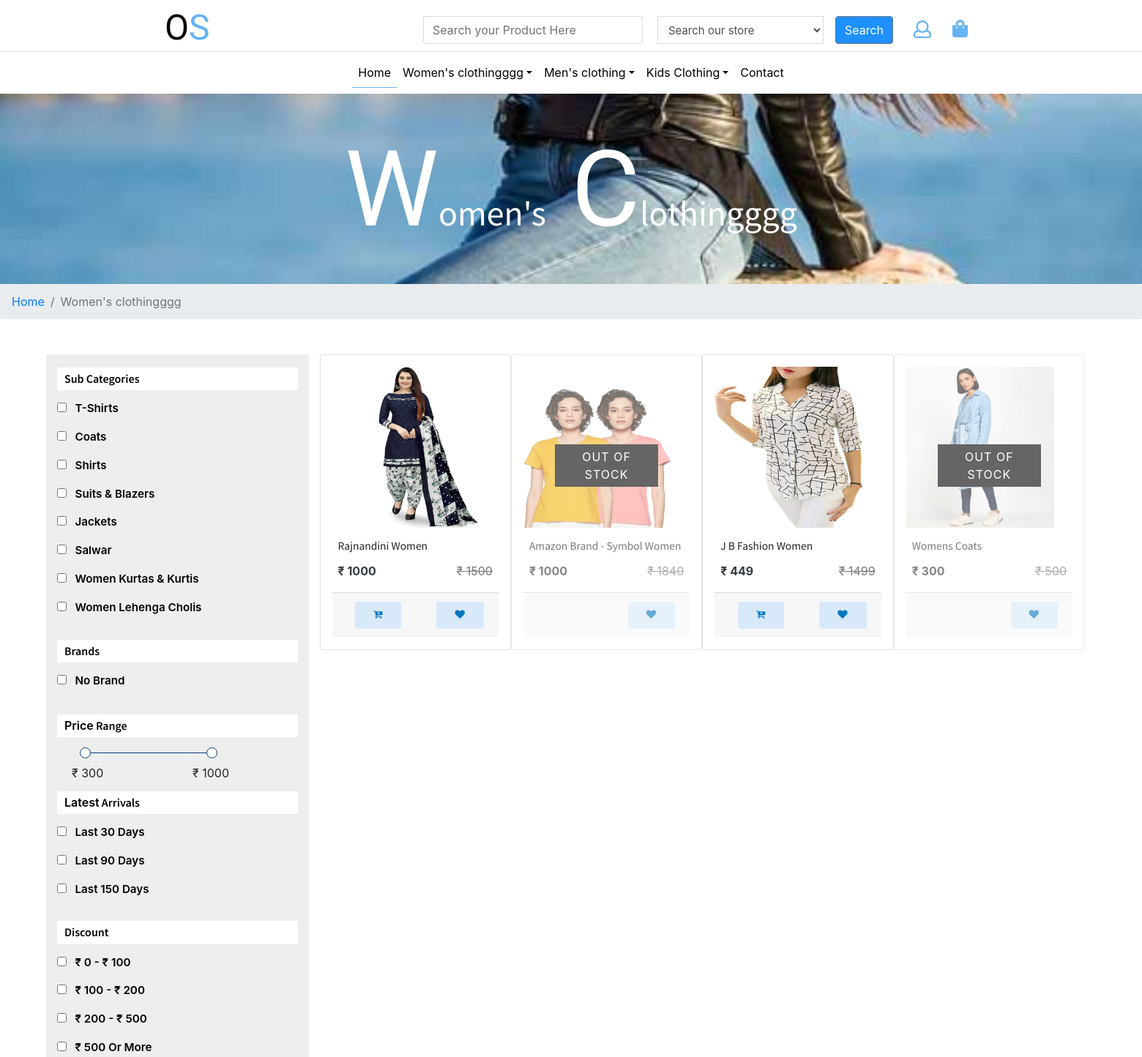
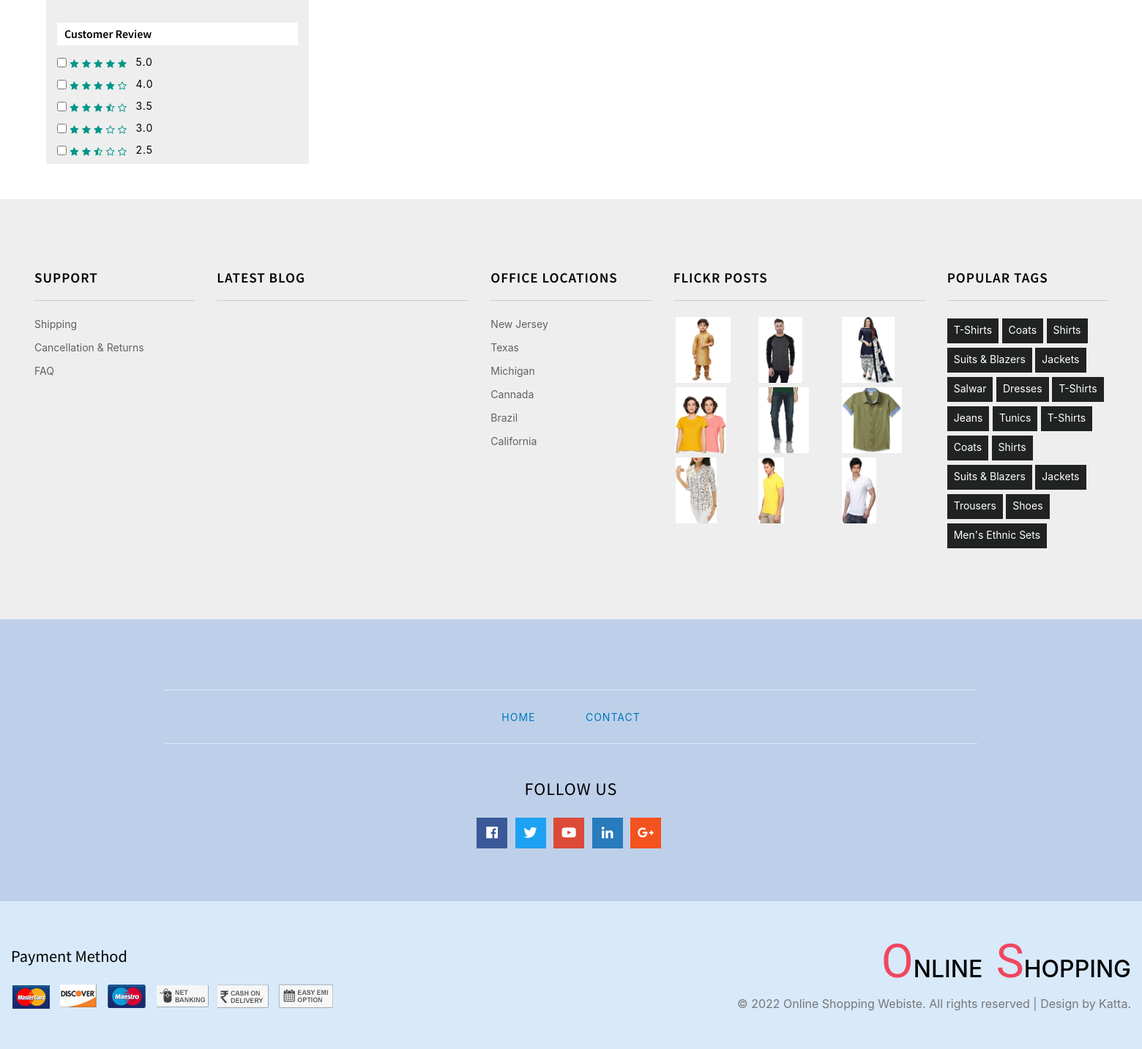
Screenshot of /online_shopping/cat_v/1 with the database file from the repository (2 pictures, top to bottom).
### tables this page shows
CREATE TABLE `tbl_category` (
  `cat_id` int(11) NOT NULL,
  `category_name` varchar(50) NOT NULL,
  `cat_img` varchar(150) DEFAULT NULL,
  `status` enum('YES','NO') NOT NULL,
  `customer_id` int(11) NOT NULL,
  `update_date` timestamp NULL DEFAULT NULL ON UPDATE CURRENT_TIMESTAMP
);

CREATE TABLE `tbl_sub_category` (
  `sub_cat_id` int(11) NOT NULL,
  `cat_id` int(11) NOT NULL,
  `sub_cat_name` varchar(50) NOT NULL,
  `status` enum('YES','NO') NOT NULL,
  `customer_id` int(11) NOT NULL,
  `update_date` timestamp NOT NULL DEFAULT '0000-00-00 00:00:00' ON UPDATE CURRENT_TIMESTAMP
);

CREATE TABLE `tbl_brand` (
  `brand_id` int(11) NOT NULL,
  `brand_name` varchar(50) NOT NULL,
  `status` enum('YES','NO') NOT NULL,
  `customer_id` int(11) NOT NULL,
  `update_date` timestamp NOT NULL DEFAULT '0000-00-00 00:00:00' ON UPDATE CURRENT_TIMESTAMP
);

CREATE TABLE `tbl_products` (
  `product_id` int(11) NOT NULL,
  `customer_id` int(11) NOT NULL,
  `cat_id` int(11) NOT NULL,
  `sub_cat_id` int(11) NOT NULL,
  `brand_id` int(11) NOT NULL,
  `pro_name` varchar(200) NOT NULL,
  `pro_amount` varchar(15) NOT NULL,
  `pro_off_percentage` int(11) NOT NULL,
  `pro_final_amount` varchar(50) NOT NULL,
  `product_description` text NOT NULL,
  `pro_img1` varchar(150) NOT NULL,
  `pro_img2` varchar(150) NOT NULL,
  `pro_img3` varchar(150) NOT NULL,
  `pro_img4` varchar(150) NOT NULL,
  `des_img1` varchar(150) NOT NULL,
  `des_img2` varchar(150) NOT NULL,
  `des_img3` varchar(150) NOT NULL,
  `des_img4` varchar(150) NOT NULL,
  `des_line1` text NOT NULL,
  `des_line2` text NOT NULL,
  `des_line3` text NOT NULL,
  `pro_keywords` text NOT NULL,
  `pro_details` text NOT NULL,
  `pro_delivery_dates` int(11) DEFAULT NULL,
  `status` enum('YES','NO') NOT NULL,
  `status_seller` enum('YES','NO') DEFAULT NULL,
  `update_date` timestamp NOT NULL DEFAULT '0000-00-00 00:00:00' ON UPDATE CURRENT_TIMESTAMP,
  `pro_size` text NOT NULL,
  `pro_color_ids` text NOT NULL
);

### online_shopping/application/views/website/cat_v.php (the view, shortened to what the rows shown need)
<!DOCTYPE html>
<html lang="zxx">
<head>
	<link href="<?php echo base_url()?>assets/website_assets/css/bootstrap.css" type="text/css" rel="stylesheet" media="all">
	<link href="<?php echo base_url()?>assets/website_assets/css/shop.css" type="text/css" rel="stylesheet" media="all">
	<link href="<?php echo base_url()?>assets/website_assets/css/flexslider.css" type="text/css" rel="stylesheet" media="all">
	<link href="<?php echo base_url()?>assets/website_assets/css/style.css" type="text/css" rel="stylesheet" media="all">
	<link rel="stylesheet" type="text/css" href="<?php echo base_url()?>assets/website_assets/css/jquery-ui1.css">
	<link href="<?php echo base_url()?>assets/website_assets/css/fontawesome-all.min.css" rel="stylesheet">
</head>
<body>
<body><link rel="stylesheet" href="<?php echo base_url()?>assets/website_assets/assests/css/font-awesome.min.css">
	<?php $this->load->view('include/website_header'); ?>
            <?php $this->load->view('include/header_webiste'); ?>
    </header>
	<div class="innerf-pages section">
		<div class="fh-container mx-auto">
			<div class="row my-lg-5 mb-5">
				<div class="side-bar col-lg-3">
					<div class="left-side">
						<ul>
                            <?php foreach ($sub_category_data as $key => $value): ?>
							<li>
								<input type="checkbox" class="checked search_cat" name="subcat[]" value="<?php echo $value->sub_cat_id; ?>" id="<?php echo $value->sub_cat_id; ?>">
								<label for="<?php echo $value->sub_cat_id; ?>" class="search_cat"><?php echo $value->sub_cat_name; ?></label>
							</li>
                            <?php endforeach ?>
						</ul>
					</div>
                    <div class="left-side">
                        <ul>
                            <?php foreach ($brand_data as $key => $value): ?>
                            <li>
                                <input type="checkbox" class="checked search_cat" name="brand[]" value="<?php echo $value->brand_id; ?>" id="<?php echo "brand".$value->brand_id; ?>">
                                <label for="<?php echo "brand".$value->brand_id; ?>" class="search_cat"><?php echo $value->brand_name; ?></label>
                            </li>
                            <?php endforeach ?>
                        </ul>
                    </div>
				</div>
				<div class="col-lg-9 mt-lg-0 mt-5 right-product-grid">
					<div class="card-group">
                        <?php foreach ($product_data as $key => $value) {
                            $get_availability = get_stock($value->product_id);
                                if($get_availability == 'Temporarily Unavailable')
                                {
                                    $ofs="out_w3";
                                }
                                else
                                {
                                    $ofs="";
                                }
                         ?>
						<div class="col-lg-3 col-sm-6 p-0 card_main">
							<div class="card product-men p-3 <?php echo $ofs;?>">
								<div class="men-thumb-item">
									<img src="<?php echo base_url()?>uploads/<?php echo $value->pro_img1; ?>" alt="img" class="card-img-top">
                                    <?php if(!empty($ofs)){ ?>
                                    <span class="px-2 position-absolute">out of stock</span>
                                    <?php } ?>
								</div>
								<div class="card-body  py-3 px-2">
									<h5 class="card-title text-capitalize" title="<?php echo $value->pro_name; ?>"><?php echo $value->pro_name; ?></h5>
									<div class="card-text d-flex justify-content-between">
										<p class="text-dark font-weight-bold"><?php echo get_value('tbl_login','customer_id',1,'money_type'); ?> <?php echo $value->pro_final_amount; ?></p>
										<p class="line-through"><?php echo get_value('tbl_login','customer_id',1,'money_type'); ?> <?php echo $value->pro_amount; ?></p>
									</div>
								</div>
								<div class="card-footer d-flex justify-content-end">
									<?php $cart_a=0;$cart_clr="";$wishlist_a=0;$wishlist_clr=''; if(!empty($this->session->userdata('customer_id')) && ($this->session->userdata('role'))){
                                        $datavaluesthree = array('product_id' => $value->product_id , 'order_status' => 'PENDING' , 'customer_id' => $this->session->userdata('customer_id'));
                                        $get_data = get_data_array('tbl_cart',$datavaluesthree);
                                        if(!empty($get_data))
                                        {
                                            $cart_a=1;$cart_clr=" clr_red";
                                        }
                                        $datavalues12 = array('product_id' => $value->product_id , 'customer_id' => $this->session->userdata('customer_id'));
                                        $get_data1 = get_data_array('tbl_wishlist',$datavalues12);
                                        if(!empty($get_data1))
                                        {
                                            $wishlist_a=1;$wishlist_clr="clr_red";
                                        }
                                    } ?>
									<?php if(empty($ofs)){ ?>
										<button type="submit" class="hub-cart phub-cart btn add_to_cart">
											<i class="fa fa-cart-plus <?php echo $cart_clr;?>" aria-hidden="true"></i>
										</button>
                                    <?php } ?>
                                        <button type="submit" class="hub-cart phub-cart btn add_to_wishlist ml-5">
                                            <i class="fa fa-heart <?php echo $wishlist_clr;?>" aria-hidden="true"></i>
                                        </button>
								</div>
							</div>
						</div>
                        <?php } ?>
						</div>
					</div>
				</div>
			</div>
		</div>
    <?php $this->load->view('include/footer_website'); ?>
	</body>
</html>

### online_shopping/application/views/include/header_webiste.php (shortened to what the rows shown need)
<nav class="navbar navbar-expand-lg navbar-light justify-content-center">
                <div class="collapse navbar-collapse" id="navbarSupportedContent">
                    <ul class="navbar-nav mx-auto text-center">
                        <?php foreach ($category as $key => $value) {
                            ?>
                        <li class="nav-item dropdown has-mega-menu" style="position:relative;">
                            <a class="nav-link dropdown-toggle" data-toggle="dropdown" href="#" role="button" aria-haspopup="true" aria-expanded="false"><?php echo $value->category_name; ?></a>
                        </li>
                         <?php } ?>
                    </ul>
                </div>
            </nav>

### online_shopping/application/views/include/footer_website.php (shortened to what the rows shown need)
<footer>
        <div class="footerv2-w3ls">
            <div class="footer-w3lagile-innerr">
                <div class="container-fluid">
                    <div class="row  footer-v2grids w3-agileits">
                        <div class="col-lg-3 col-sm-6 footer-v2grid my-lg-0 my-sm-5">
                             <?php
                                $datavalues = array('status' => 'YES');
                                $get_data = get_data_array('tbl_products',$datavalues);
                                if(!empty($get_data)){
                                foreach ($get_data as $key => $value) {
                                    if($key < 9)
                                    {
                            ?>
                            <div class="footer-v2grid-instagram">
                                <a href="<?php echo base_url()."product_v/".$value->product_id; ?>">
                                    <img src="<?php echo base_url()."uploads/".$value->pro_img1;?>" alt=" " class="img-fluid">
                                </a>
                            </div>
                            <?php } } } ?>
                        </div>
                        <div class="col-lg-2  footer-v2grid mt-sm-0 mt-5">
                            <ul class="w3-tag2">
                            <?php
                                $datavaluesthree = array('status' => 'YES');
                                $get_data = get_data_array('tbl_sub_category',$datavaluesthree);
                                if(!empty($get_data)){
                                foreach ($get_data as $key => $value) {
                                    if($key < 18)
                                    {
                            ?>
                                <li>
                                    <a href="<?php echo base_url()."sub_cat_v/".$value->sub_cat_id; ?>"><?php echo $value->sub_cat_name; ?></a>
                                </li>
                                <?php } } } ?>
                            </ul>
                        </div>
                    </div>
                </div>
            </div>
            <div class="container-fluid py-5 footer-copy_w3ls">
                <div class="d-lg-flex justify-content-between">
                    <div class="cpy-right align-self-center">
                        <h2 class="agile_btxt">
                            <a href="index.html">
                                <span>O</span>nline
                                <span>S</span>hopping</a>
                        </h2>
                    </div>
                </div>
            </div>
        </div>
    </footer>

### rows the page displays
tbl_category: category_name "Women's clothingggg"
tbl_category: category_name "Men's clothing"
tbl_category: category_name "Kids Clothing"
tbl_sub_category: sub_cat_name "T-Shirts"
tbl_sub_category: sub_cat_name "Coats"
tbl_sub_category: sub_cat_name "Shirts"
tbl_sub_category: sub_cat_name "Suits & Blazers"
tbl_sub_category: sub_cat_name "Jackets"
tbl_sub_category: sub_cat_name "Salwar"
tbl_sub_category: sub_cat_name "Women Kurtas & Kurtis"
tbl_sub_category: sub_cat_name "Women Lehenga Cholis"
tbl_brand: brand_name "No Brand"
tbl_products: pro_img1 (picture), pro_name "Rajnandini Women", get_value "₹", pro_final_amount "1000", pro_amount "1500"
tbl_products: shows "OUT OF STOCK", pro_name "Amazon Brand - Symbol Women", get_value "₹", pro_final_amount "1000", pro_amount "1840", pro_img1 (picture)
tbl_products: pro_img1 (picture), pro_name "J B Fashion Women", get_value "₹", pro_final_amount "449", pro_amount "1499"
tbl_products: shows "OUT OF STOCK", pro_name "Womens Coats", get_value "₹", pro_final_amount "300", pro_amount "500"
tbl_products: pro_img1 (picture)
tbl_products: pro_img1 (picture)
tbl_products: pro_img1 (picture)
tbl_products: pro_img1 (picture)
tbl_products: pro_img1 (picture)
tbl_products: pro_img1 (picture)
tbl_sub_category: sub_cat_name "Dresses"
tbl_sub_category: sub_cat_name "T-Shirts"
tbl_sub_category: sub_cat_name "Jeans"
tbl_sub_category: sub_cat_name "Tunics"
tbl_sub_category: sub_cat_name "T-Shirts"
tbl_sub_category: sub_cat_name "Coats"
tbl_sub_category: sub_cat_name "Shirts"
tbl_sub_category: sub_cat_name "Suits & Blazers"
tbl_sub_category: sub_cat_name "Jackets"
tbl_sub_category: sub_cat_name "Trousers"
tbl_sub_category: sub_cat_name "Shoes"
tbl_sub_category: sub_cat_name "Men's Ethnic Sets"

### other values shown
$value2[0] "W"
ltrim($value2, $value2[0]) "Omen's"
$value2[0] "C"
ltrim($value2, $value2[0]) "Lothingggg"
get_value('tbl_login','customer_id',1,'money_type') "₹"
$low_value[0]->pro_final_amount "300"
$high_value[0]->pro_final_amount "1000"
